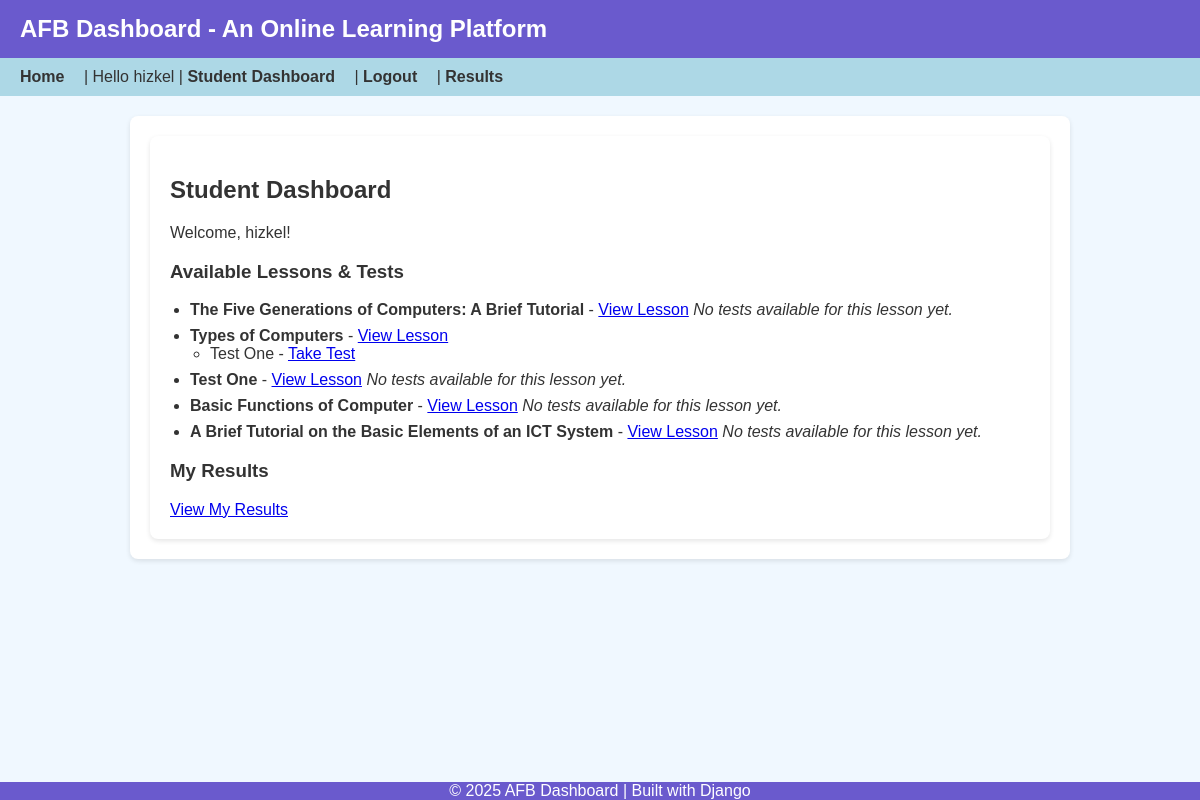
/student/dashboard/ (signed in), run on an earlier commit of the app's database.
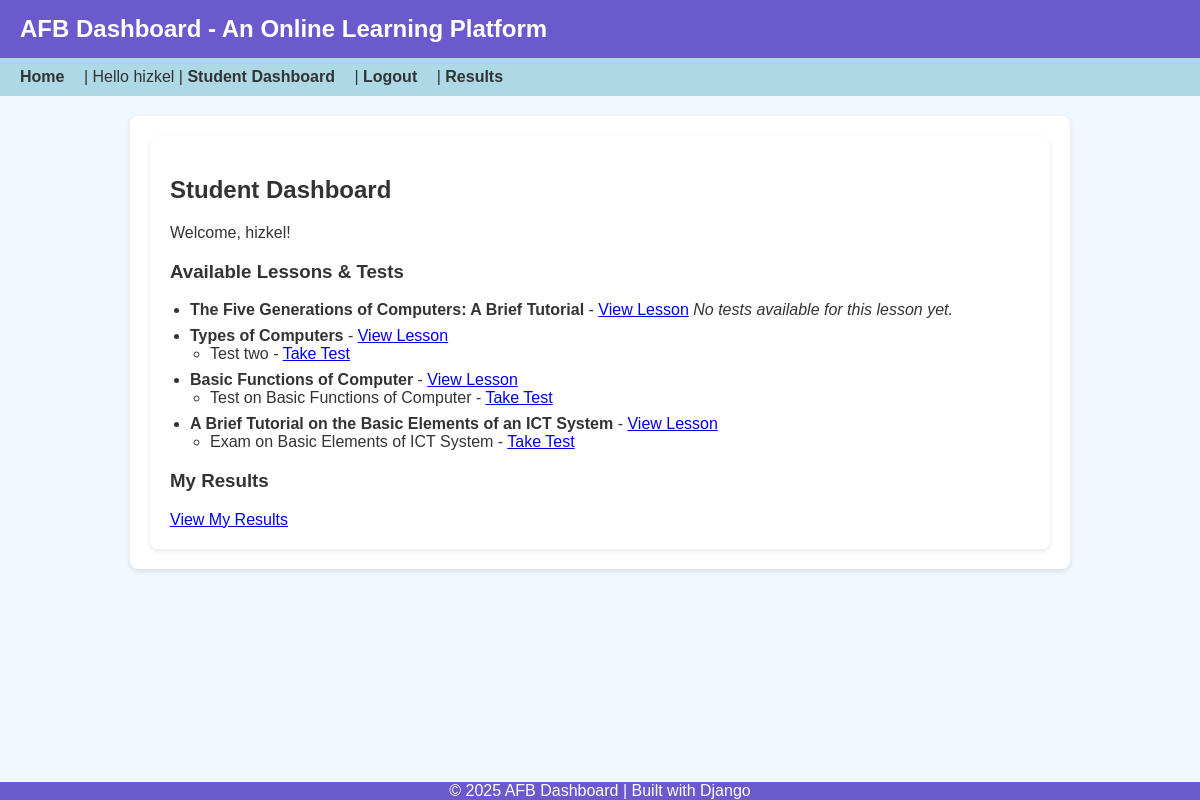
And on a later commit of the database.
### courses/models.py (models this page shows, shortened)
class Lesson(models.Model):
    course = models.ForeignKey(Course, on_delete=models.CASCADE, related_name='lessons')
    title = models.CharField(max_length=200)
    content = models.TextField()
    created_at = models.DateTimeField(auto_now_add=True)

### assessments/models.py (models this page shows, shortened)
class Test(models.Model):
    lesson = models.ForeignKey(Lesson, on_delete=models.CASCADE, related_name='tests')
    title = models.CharField(max_length=200)
    question = models.TextField()
    correct_answer = models.CharField(max_length=200)

### courses/views.py (the view)
# urls.py: path('student/dashboard/', views.student_dashboard, name='student_dashboard'),
@login_required
def student_dashboard(request):
    lessons = Lesson.objects.select_related('course').all()
    tests = Test.objects.select_related('lesson').all()
    return render(request, 'courses/student_dashboard.html', {
        'lessons': lessons,
        'tests': tests
    })

### courses/templates/courses/student_dashboard.html
{% extends "base.html" %}
{% block content %}
<div class="container">
    <h2>Student Dashboard</h2>
    <p>Welcome, {{ user.username }}!</p>
    <h3>Available Lessons & Tests</h3>
    {% if lessons %}
        <ul>
            {% for lesson in lessons %}
                <li>
                    <strong>{{ lesson.title }}</strong>
                    - <a href="{% url 'courses:view_lesson' lesson.id %}">View Lesson</a>
                    {% if lesson.tests.exists %}
                        <ul>
                            {% for test in lesson.tests.all %}
                                <li>
                                    {{ test.title }} -
                                    <a href="{% url 'assessments:take_test' test.id %}">Take Test</a>
                                </li>
                            {% endfor %}
                        </ul>
                    {% else %}
                        <em>No tests available for this lesson yet.</em>
                    {% endif %}
                </li>
            {% endfor %}
        </ul>
    {% else %}
        <p>No lessons available at the moment.</p>
    {% endif %}
    <h3>My Results</h3>
    <a href="{% url 'assessments:results' %}">View My Results</a>
</div>
{% endblock %}

What changed in the data, as far as the page shows it:
removed Lesson: title "Test One", shows "No tests available for this lesson yet."
changed Test: title "Test One" → "Test two"
shown differently, row unchanged: Lesson "Basic Functions of Computer": no longer shows "No tests available for this lesson yet."
added Test: title "Test on Basic Functions of Computer", shown under Lesson "Basic Functions of Computer"
shown differently, row unchanged: Lesson "A Brief Tutorial on the Basic Elements of an ICT System": no longer shows "No tests available for this lesson yet."
added Test: title "Exam on Basic Elements of ICT System", shown under Lesson "A Brief Tutorial on the Basic Elements of an ICT System"
